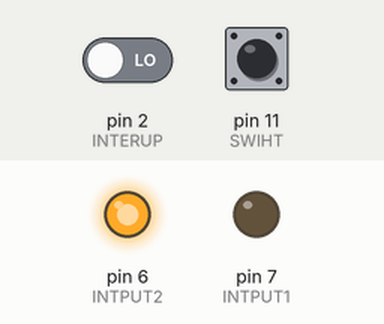
Bench run of a program on a simulated Arduino Mega 2560, built with avr-gcc and run on an emulated ATmega2560. On the bench: output pins drawn as LEDs (lit = HIGH). Inputs (shaded band) come from the test bench; at power-on: pin 2 (INTERUP) LOW, pin 11 (SWIHT) LOW. What the program prints to the serial monitor is not drawn.

Above: at 0.1 s.
Timing chart, 0 to 1.6 s (numbered marks = the images above):
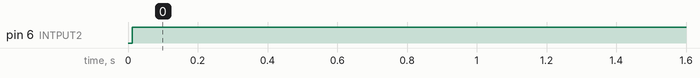

Measured:
- by itself, pin 6 (INTPUT2): LOW → HIGH at 0.01 s

The program:

main.cpp
```cpp
#include <Arduino.h>
#define INTPUT1 7
#define INTPUT2 6
#define SWIHT 11
#define INTERUP 2
#define ENABLE 1
#define KP 3.0 //3.0
#define KI 0.10 //0.1
#define KD 600.0 //600.0
#define PERIODO 10
int setpoint = 485;
int pulso = 0;
int pulso_previous = 0;
int pid_previous = 0;
int before_pulse = 0;
unsigned long time1 = 0;
unsigned long time2 = 0;
boolean direccion = 1;
int pid;
int pulso_mayor = 0;
//u7300
boolean change = 0;

void encoder(){
  if(direccion == 0){
    pulso--;
  }
  else if (direccion == 1){
    pulso++;
  }
}//2.073.600 -
int terminal(){
  String data;
  static int numero_pulse;
  if(Serial.available()){
    while(1){
      String comando;
      char caracter = Serial.read();
      comando = (String)caracter;
      data += comando;
      if(comando == "\n")
      break;
    }
    numero_pulse = 100;
  }
  return numero_pulse;
}
int PID(int setpoint, float kp, float ki, float kd){
  float PID_p;
  static float PID_i;
  float PID_d;
  static float PID_total;
  int error = setpoint - pulso;
  static int error_privious;
  static unsigned long time;
  if(millis() > time + PERIODO){
    //Serial.println(error);
    PID_p = kp * error;
    PID_d = kd * ((error - error_privious)/PERIODO);
    if( 20 > error && -20 < error){
      PID_i += ki * error;
      //Serial.println(error);
      //Serial.println(PID_i);
    }
    else {
      PID_i = 0;
      //Serial.println(PID_i);
    }
    PID_total = PID_d + PID_i + PID_p;
    error_privious = error;
    if(PID_total < -1000){
      PID_total = -1000;
    }
    if(PID_total > 1000){
      PID_total = 1000;
    }
    time = millis();
  }
  return map(PID_total, -1000, 1000, -255, 255);
}
void motor(int pwm){
  if(pwm < 0 && pulso != setpoint){
    analogWrite(INTPUT1, pwm * -1);
    analogWrite(INTPUT2, 0);
    direccion = 0;
  }
  else if(pwm > 0 && pulso != setpoint){
    analogWrite(INTPUT2, pwm);
    analogWrite(INTPUT1, 0);
    direccion = 1;
  }
  else if(pulso == setpoint){
    analogWrite(INTPUT1, 0);
    analogWrite(INTPUT2, 0);
  }
}
void setup() {
  Serial.begin(9600);
  pinMode(INTPUT1, OUTPUT);
  pinMode(INTPUT2, OUTPUT);
  attachInterrupt(digitalPinToInterrupt(INTERUP), encoder, RISING);
}

void loop() {
  pid = PID(setpoint , KP, KI, KD);
  motor(pid);
  if((change == 1) && (digitalRead(SWIHT) == 1)){
    if(time1 + millis()> 15){
      change = 0;
      pulso = 0;
      time1 = millis();
    }

  }
  else if (digitalRead(SWIHT) == 0){
    if(time1 + millis() > 15){
      change  = 1;
      time1 = millis();
    }
  }
  if (pulso != pulso_previous){
    Serial.println(pulso);
    pulso_previous = pulso;
    time2 = millis();
  }
  if (pulso > pulso_mayor){
    pulso_mayor = pulso;
  }
  if (millis() > time2 + 5000){
    Serial.println(pulso_mayor);
  }
  if (pid != pid_previous){
    Serial.print("PID ");
    Serial.println(pid);
    pid_previous = pid;
  }
}
```
